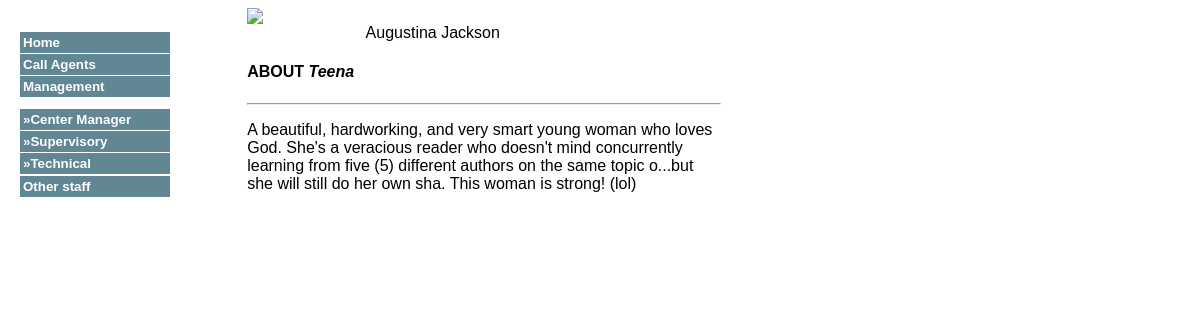
/uyoecc/4/, run on the app's committed database.
### staff/models.py (models this page shows)
class CommonInfo(models.Model):
    marital_choices = [('S', 'Single'), ('M', 'Married'),
            ('D', 'Divorced'), ('E', 'Engaged'),
            ('C', 'Complicated')]
    gender_choices = [('F', 'Female'), ('M', 'Male')]
    first_name = models.CharField(max_length=50)
    last_name = models.CharField(max_length=50)
    date_of_birth = models.DateField(blank=True, null=True)
    gender = models.CharField(max_length=10,
            choices=gender_choices)
    marital_status = models.CharField(max_length=20,
            choices=marital_choices)
    residential_address = models.CharField(max_length=100,
            blank=True, null=True)
    email_address = models.EmailField(blank=True, null=True)
    nickname = models.CharField(max_length=50,
            blank=True, null=True)
    hobbies = models.CharField(max_length=50,
            blank=True, null=True)
    favourite_food = models.CharField(max_length=100,
            blank=True, null=True)
    photo = models.ImageField(upload_to='staff/static/pictures',
            blank=True, null=True)
    about_me = models.TextField(blank=True, null=True)
    class Meta:
        abstract = True
        ordering = ['first_name']

class Agent(CommonInfo):
    grouping = [('Team A', 'A'), ('Team B', 'B')]
    team = models.CharField(max_length=10,
            choices=grouping)

### staff/views.py (the view)
# urls.py: path('<int:id>/', views.agent_detail, name='agent_detail'),
def agent_detail(request, id):
    agent = get_object_or_404(Agent, id=id)
    return render(request, 'staff/agents/detail.html',
            {'agent': agent})

### staff/templates/staff/agents/detail.html (shortened to what this page needs)
{% extends "staff/base.html" %}
{% load static %}
{% block content %}
	<div style="float:left; width:20%; height:20%"><img src="{% static
		    "pictures/" %}" />{{ agent.photo }}
	</div>
	<div style="float;left; width:80%">
		<p>{{ agent.first_name }} {{ agent.last_name }}</p>
		<h4>ABOUT <em>{{ agent.nickname }}</em></h4>
		<hr style='margin-top:0%'/>
		<p>{{ agent.about_me }}</p>
	</div>
{% endblock %}

### staff/static/css/styles.css (style rules this page uses)
body { font: 12pt Verdana, Arial, Georgia, sans-serif; }

### data on the page
Agent: first_name "Augustina", last_name "Jackson", nickname "Teena", about_me "A beautiful, hardworking, and very smart young woman who loves God. She's a veracious reader who doesn't mind concurrently learning from five (5) different authors on the same topic o...but she will still do her own sha. This woman is strong! (lol)"
